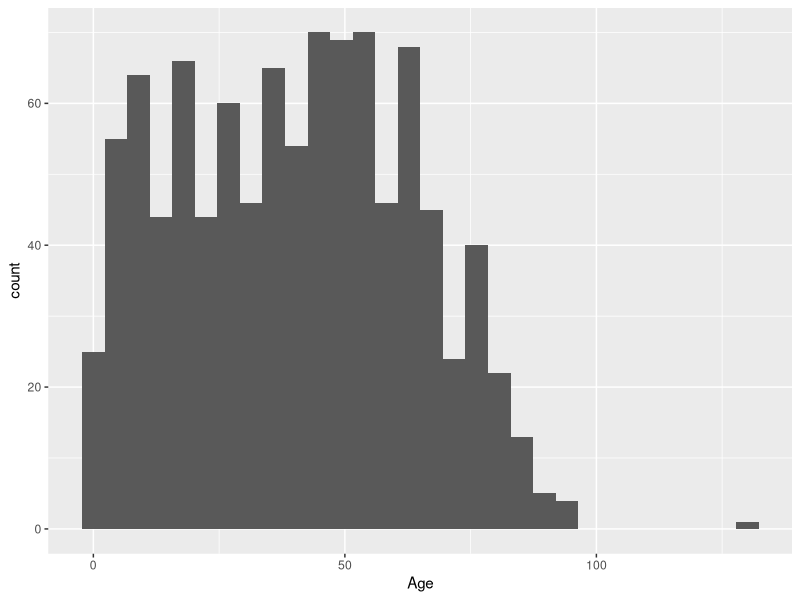
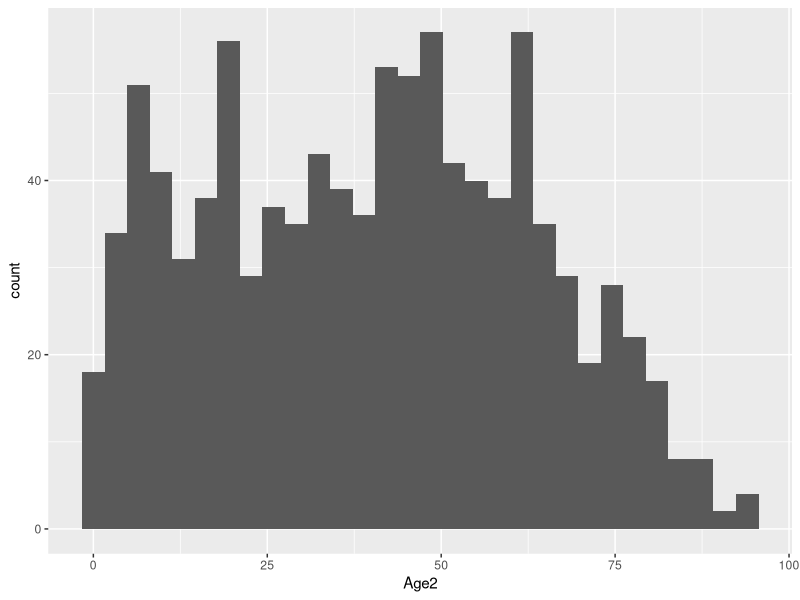
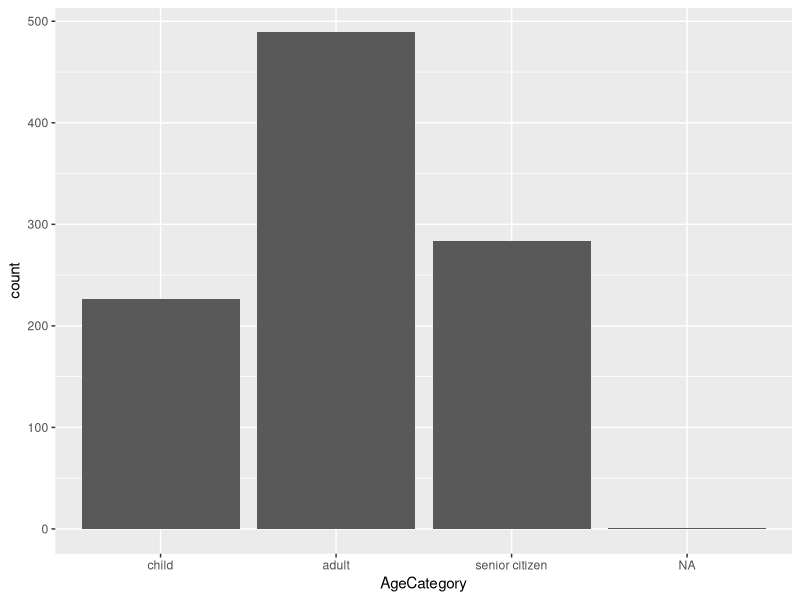
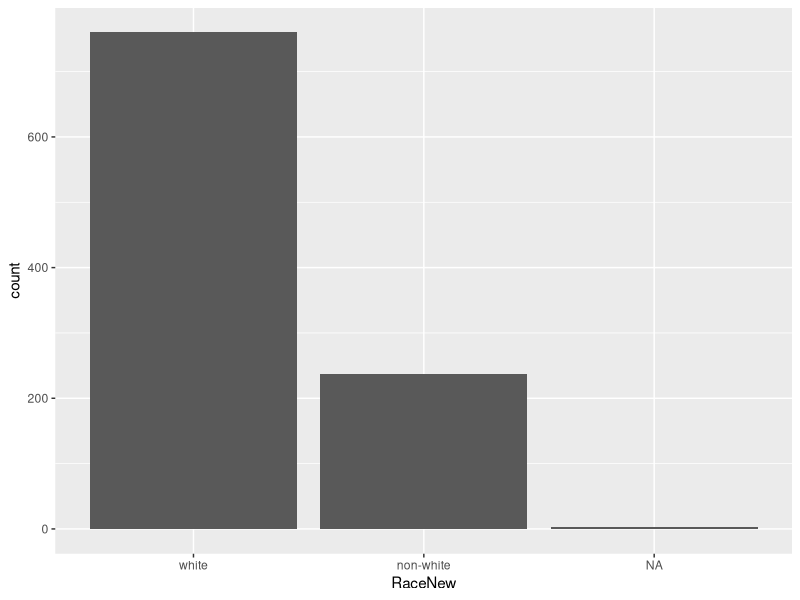
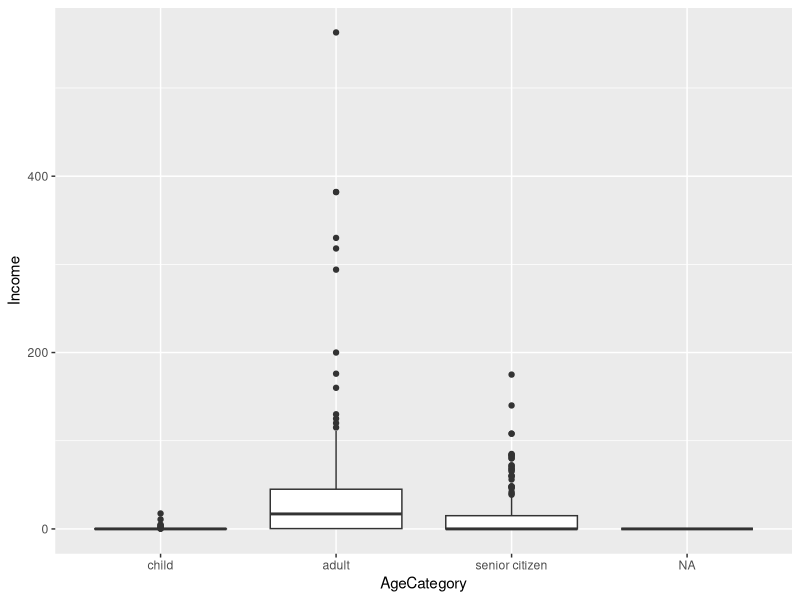
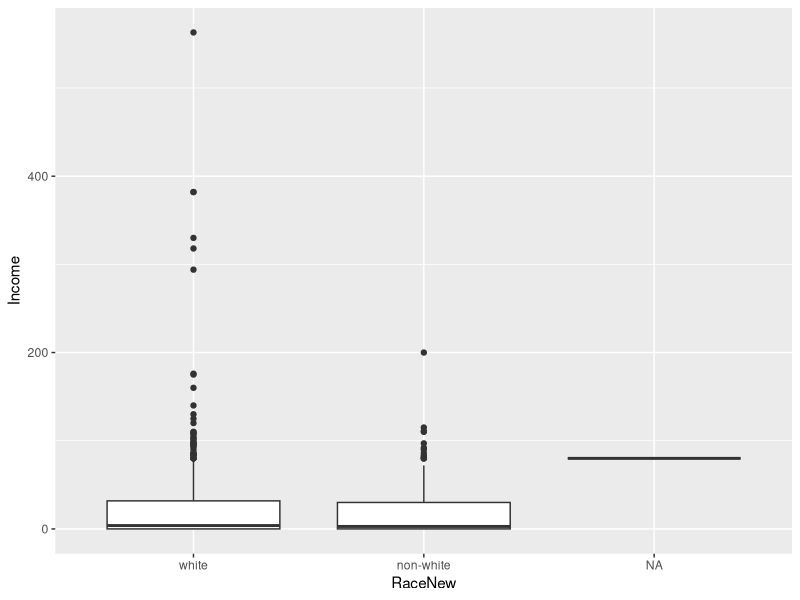
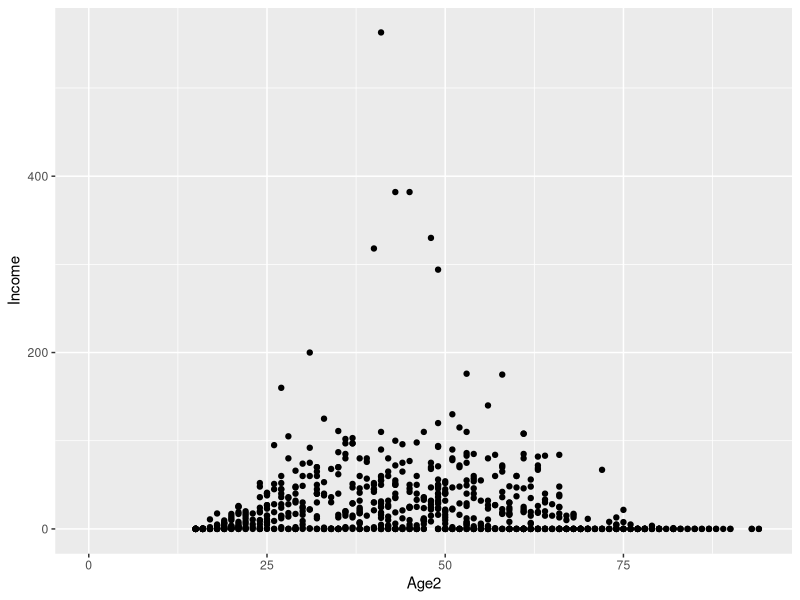

Reproduce these figures in R, in order.
# ==============================================================================
# Lab 3: Data Cleaning and Manipulation - R Code
# ==============================================================================

# ------------------------------------------------------------------------------
# Setup and Package Loading
# ------------------------------------------------------------------------------

# Install tidyverse if needed (uncomment to run)
# install.packages("tidyverse")

# Load tidyverse
library(tidyverse)

# ------------------------------------------------------------------------------
# Importing the Data
# ------------------------------------------------------------------------------

# Set working directory (change to your folder)
# use getwd() to see what your current working directory is
#setwd("~/Your/Working/Directory/")

# Read in data using tidyverse
acs <- read_csv("acs.csv")

# Base R approach
# acs <- read.csv("acs.csv", header = TRUE)

# ------------------------------------------------------------------------------
# Exploring the Data
# ------------------------------------------------------------------------------

# Examine structure of ACS using tidyverse
glimpse(acs)

# Base R approach
str(acs)

# Examine ACS variables
summary(acs)

# ------------------------------------------------------------------------------
# Examining Age Distribution
# ------------------------------------------------------------------------------

# Table summarizing age
table(acs$Age)

# Using tidyverse count
acs %>% count(Age)


# Histogram using ggplot2
ggplot(acs, aes(x = Age)) +
  geom_histogram()

# ------------------------------------------------------------------------------
# Identifying Problematic Values
# ------------------------------------------------------------------------------

# Identify implausible observations in age
acs$Age == 130
acs$Age > 100

# View position 157 in age
acs$Age[157]

# Print entry in 157th row and second column
acs[157, 2]

# Print all columns in 157th row
acs[157, ]

# Print all columns where age is greater than 100
acs[acs$Age > 100, ]

# ------------------------------------------------------------------------------
# Re-coding to Missing - Base R Approach
# ------------------------------------------------------------------------------

# Create new variable which will be the new cleaned version of age
acs$Age2 <- acs$Age

# Re-code 157th entry of Age2 to NA
acs$Age2[157] <- NA

# More efficient: re-code all entries of Age2 where Age is greater than 100
acs$Age2[acs$Age > 100] <- NA

# Verify re-coding of Age2
summary(acs$Age2)

# ------------------------------------------------------------------------------
# Handling Missing Values in Calculations
# ------------------------------------------------------------------------------

# This returns NA because of missing value
acs %>%
  summarize(mean_age = mean(Age2))

# Calculate mean with tidyverse
acs %>%
  summarize(mean_age = mean(Age2, na.rm = TRUE))

# ------------------------------------------------------------------------------
# Numerical to Categorical - Base R Approach
# ------------------------------------------------------------------------------

# Create new variable for age category
acs$AgeCategory <- factor(NA, levels = c("child", "adult", "senior citizen"))

# Assign values of age category
acs$AgeCategory[acs$Age2 <= 18] <- "child"
acs$AgeCategory[acs$Age2 > 18 & acs$Age2 <= 55] <- "adult"
acs$AgeCategory[acs$Age2 > 55] <- "senior citizen"

# Check coding of age category
table(acs$Age2, acs$AgeCategory)

# ------------------------------------------------------------------------------
# Numerical to Categorical - Tidyverse Approach
# ------------------------------------------------------------------------------

# Create and factor in one step
acs <- acs %>%
  mutate(
    AgeCategory = factor(
      case_when(
        Age2 <= 18 ~ "child",
        Age2 > 18 & Age2 <= 55 ~ "adult",
        Age2 > 55 ~ "senior citizen"
      ),
      levels = c("child", "adult", "senior citizen")
    )
  )

# ------------------------------------------------------------------------------
# Verifying Age Category Coding
# ------------------------------------------------------------------------------


# Check coding with tidyverse
acs %>%
  count(Age2, AgeCategory)

# Get summary statistics by category
acs %>%
  group_by(AgeCategory) %>%
  summarize(
    min_age = min(Age2, na.rm = TRUE),
    max_age = max(Age2, na.rm = TRUE),
    n = n()
  )

# ------------------------------------------------------------------------------
# Categorical to Categorical - Base R Approach
# ------------------------------------------------------------------------------

# Create new variable for race category
acs$RaceNew <- factor(NA, levels = c("white", "non-white"))

# Re-assign values of the new race variable
acs$RaceNew[acs$Race == "white"] <- "white"
acs$RaceNew[acs$Race == "asian" | acs$Race == "black" | 
            acs$Race == "other"] <- "non-white"

# Check re-coding of RaceNew
table(acs$Race, acs$RaceNew)

# ------------------------------------------------------------------------------
# Additional Data Manipulation - Income Categories
# ------------------------------------------------------------------------------

# Create income category using tidyverse
acs <- acs %>%
  mutate(
    IncomeCategory = case_when(
      Income < 30 ~ "low",
      Income >= 30 & Income < 80 ~ "middle",
      Income >= 80 ~ "high"
    ),
    IncomeCategory = factor(IncomeCategory, 
                           levels = c("low", "middle", "high"))
  )

# ------------------------------------------------------------------------------
# Visualizing Cleaned Data
# ------------------------------------------------------------------------------

# Histogram of cleaned age
ggplot(acs, aes(x = Age2)) +
  geom_histogram()

# Bar chart of age categories
ggplot(acs, aes(x = AgeCategory)) +
  geom_bar()

# Bar chart of race categories
ggplot(acs, aes(x = RaceNew)) +
  geom_bar()

# Income by age category
ggplot(acs, aes(x = AgeCategory, y = Income)) +
  geom_boxplot()

# Income by race
ggplot(acs, aes(x = RaceNew, y = Income)) +
  geom_boxplot()

# Age vs Income
ggplot(acs, aes(x = Age2, y = Income)) +
  geom_point()


# ------------------------------------------------------------------------------
# End of Lab 3 Code
# ------------------------------------------------------------------------------
